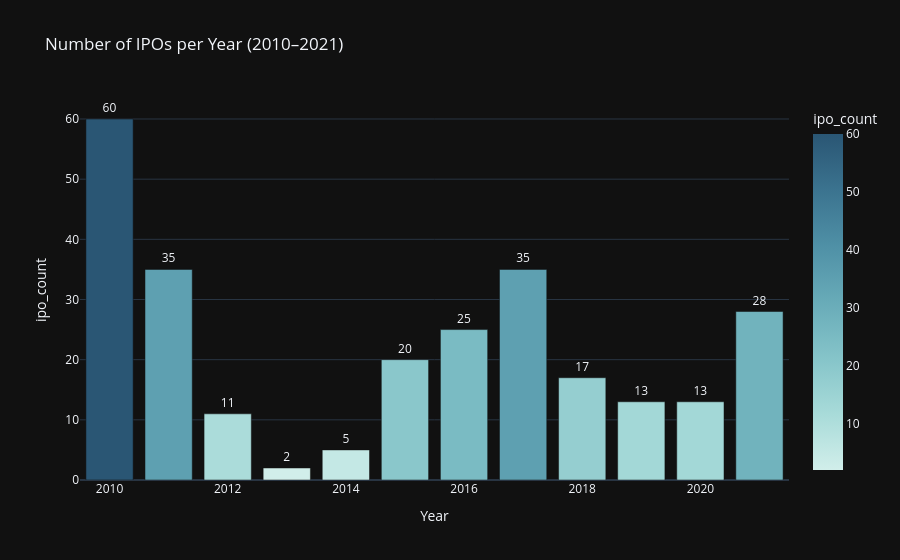

The code cell stored with this chart in its notebook:
### Code cell
yearly = df.groupby("Year").size().reset_index(name="ipo_count")

fig = px.bar(
    yearly,
    x="Year",
    y="ipo_count",
    title="Number of IPOs per Year (2010–2021)",
    color="ipo_count",
    color_continuous_scale="teal",
    text="ipo_count"
)
fig.update_traces(textposition="outside")
fig.update_layout(showlegend=False)
fig.show()

### Figure 1 — Plotly figure (JSON) as saved in the notebook; plotly's stock layout.template omitted (floating-point values rounded to 4 significant figures)
{"data": [{"hovertemplate": "Year=%{x}<br>ipo_count=%{marker.color}<extra></extra>", "legendgroup": "", "marker": {"color": [60, 35, 11, 2, 5, 20, 25, 35, 17, 13, 13, 28], "coloraxis": "coloraxis", "pattern": {"shape": ""}}, "name": "", "orientation": "v", "showlegend": false, "text": [60.0, 35.0, 11.0, 2.0, 5.0, 20.0, 25.0, 35.0, 17.0, 13.0, 13.0, 28.0], "textposition": "outside", "x": [2010, 2011, 2012, 2013, 2014, 2015, 2016, 2017, 2018, 2019, 2020, 2021], "xaxis": "x", "y": [60, 35, 11, 2, 5, 20, 25, 35, 17, 13, 13, 28], "yaxis": "y", "type": "bar"}], "layout": {"xaxis": {"anchor": "y", "domain": [0.0, 1.0], "title": {"text": "Year"}}, "yaxis": {"anchor": "x", "domain": [0.0, 1.0], "title": {"text": "ipo_count"}}, "coloraxis": {"colorbar": {"title": {"text": "ipo_count"}}, "colorscale": [[0.0, "rgb(209, 238, 234)"], [0.1667, "rgb(168, 219, 217)"], [0.3333, "rgb(133, 196, 201)"], [0.5, "rgb(104, 171, 184)"], [0.6667, "rgb(79, 144, 166)"], [0.8333, "rgb(59, 115, 143)"], [1.0, "rgb(42, 86, 116)"]]}, "legend": {"tracegroupgap": 0}, "title": {"text": "Number of IPOs per Year (2010–2021)"}, "barmode": "relative", "showlegend": false}}
